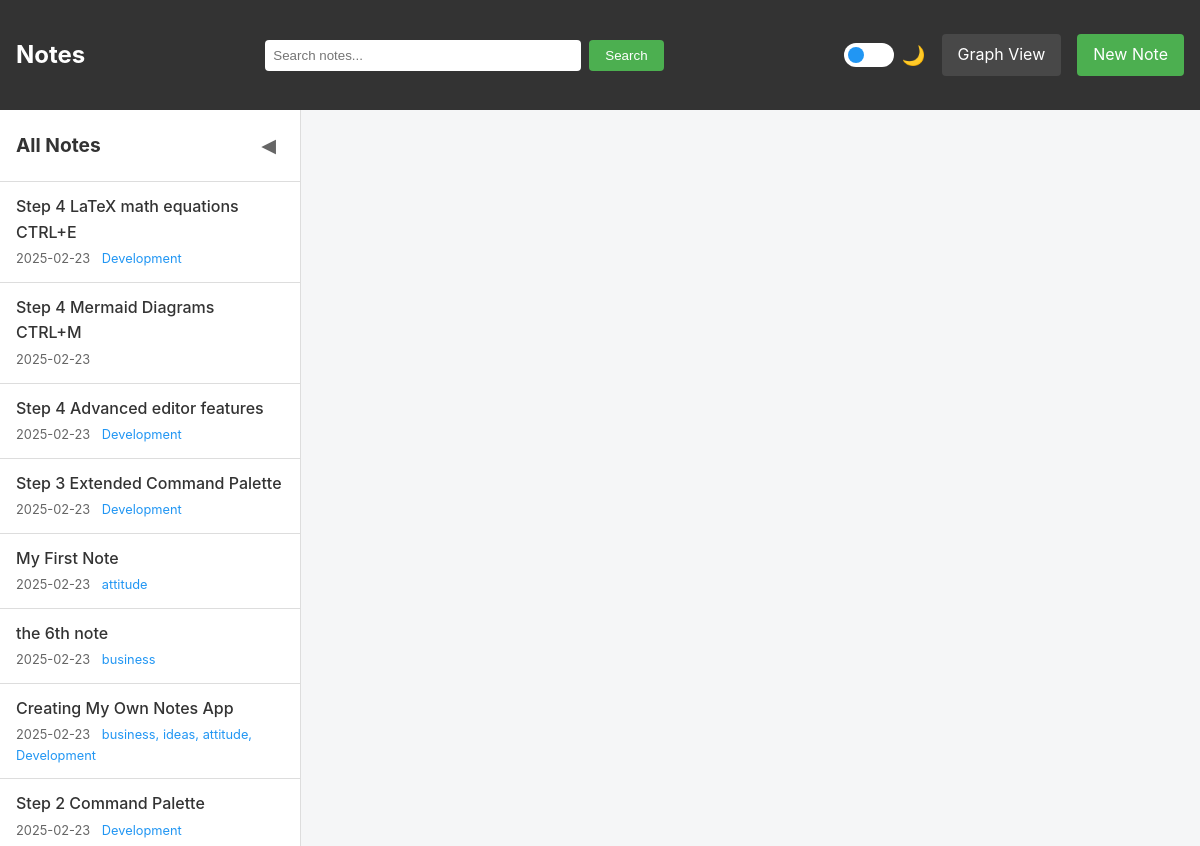
Before: / with the older database file.
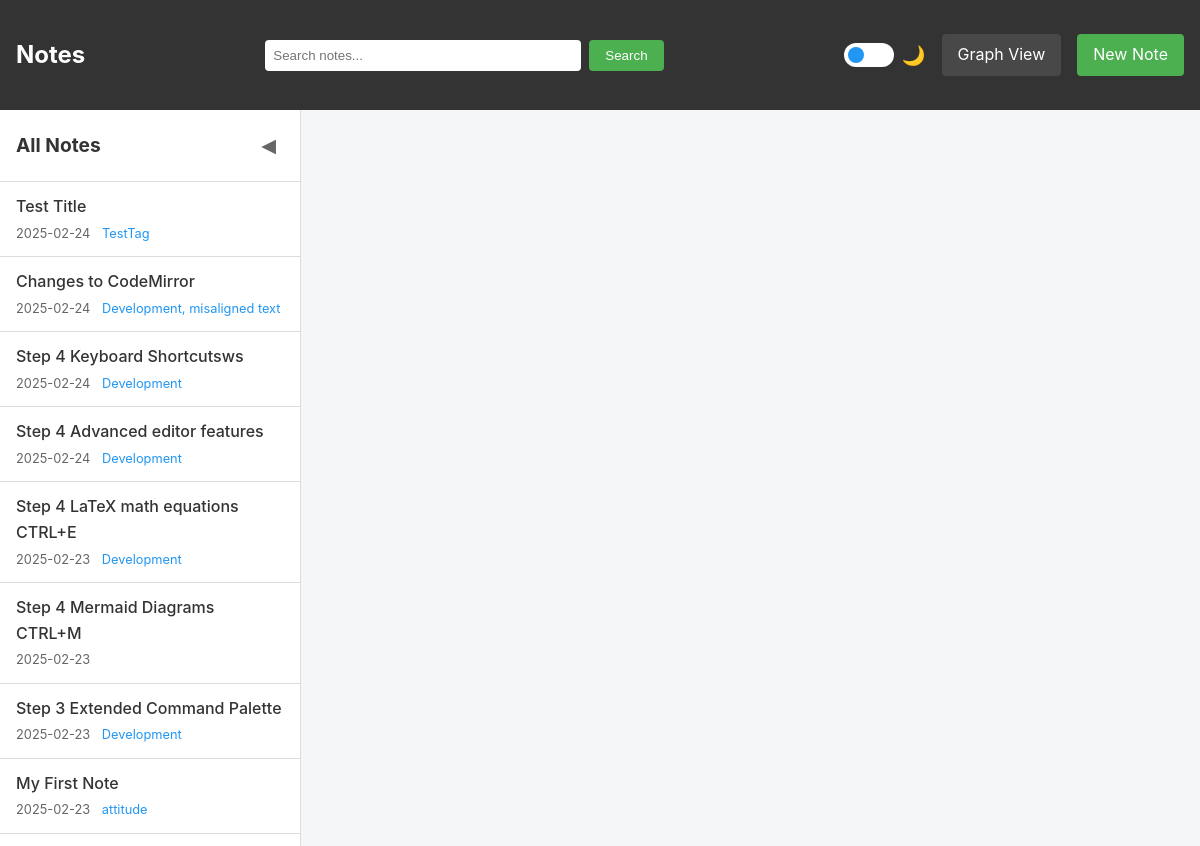
After: the same page with the newer database file.
### main.py (models this page shows, shortened)
class Note(db.Model):
    id = db.Column(db.Integer, primary_key=True)
    title = db.Column(db.String(200), nullable=False, unique=True)  # Make title unique
    content = db.Column(db.Text, nullable=False)
    created_at = db.Column(db.DateTime, default=datetime.utcnow)
    updated_at = db.Column(db.DateTime, default=datetime.utcnow, onupdate=datetime.utcnow)
    tags = db.Column(db.String(200))  # Store tags as comma-separated strings
    attachments = db.relationship('FileAttachment', backref='note', lazy=True, cascade="all, delete-orphan")

### main.py (the view)
@app.route('/')
def index():
    return render_template('index.html', all_notes=get_all_notes())

### main.py (called while the page is built)
def get_all_notes():
    return Note.query.order_by(Note.updated_at.desc()).all()

def escapejs(val):
    return json.dumps(str(val))[1:-1]

### templates/index.html (shortened to what this page needs)
{% extends "base.html" %}

### templates/base.html (shortened to what this page needs)
<!DOCTYPE html>
<html lang="en" data-theme="light">
<head>
    <link rel="stylesheet" href="{{ url_for('static', filename='style.css') }}">
</head>
<body>
    <nav>
        <h1><a href="{{ url_for('index') }}">Notes</a></h1>
        <form action="{{ url_for('search') }}" method="GET" class="search-form">
            <input type="text" name="q" placeholder="Search notes..." value="{{ request.args.get('q', '') }}">
            <button type="submit">Search</button>
        </form>
        <div class="nav-actions">
            <div class="theme-switch-wrapper">
                <label class="theme-switch">
                    <span class="slider round"></span>
                </label>
                <span class="theme-label">🌙</span>
            </div>
            <a href="{{ url_for('graph_view') }}" class="nav-btn">Graph View</a>
            <a href="{{ url_for('new_note') }}" class="new-note-btn">New Note</a>
        </div>
    </nav>
    <div class="app-container">
        <aside class="sidebar">
            <div class="sidebar-header">
                <h2>All Notes</h2>
                <button id="toggle-sidebar" class="toggle-sidebar" title="Toggle Sidebar">◀</button>
            </div>
            <div class="notes-list">
                {% for note in all_notes %}
                <a href="{{ url_for('view_note', id=note.id) }}"
                   class="note-link {% if current_note and current_note.id == note.id %}active{% endif %}">
                    <div class="note-link-title">{{ note.title }}</div>
                    <div class="note-link-meta">
                        {{ note.updated_at.strftime('%Y-%m-%d') }}
                        {% if note.tags %}
                        <span class="note-link-tags">{{ note.tags }}</span>
                        {% endif %}
                    </div>
                </a>
                {% endfor %}
            </div>
        </aside>
        <main class="main-content">
        </main>
    </div>
</body>
</html>

Changed rows visible on the page:
no longer on this page (row unchanged): Note: title "the 6th note", updated_at "2025-02-23", tags "business"
no longer on this page (row unchanged): Note: title "Creating My Own Notes App", updated_at "2025-02-23", tags "business, ideas, attitude, Development"
no longer on this page (row unchanged): Note: title "Step 2 Command Palette", updated_at "2025-02-23", tags "Development"
added Note: title "Test Title", updated_at "2025-02-24", tags "TestTag"
added Note: title "Changes to CodeMirror", updated_at "2025-02-24", tags "Development, misaligned text"
added Note: title "Step 4 Keyboard Shortcutsws", updated_at "2025-02-24", tags "Development"
changed Note "Step 4 Advanced editor features": updated_at "2025-02-23" → "2025-02-24"; moves up the list
